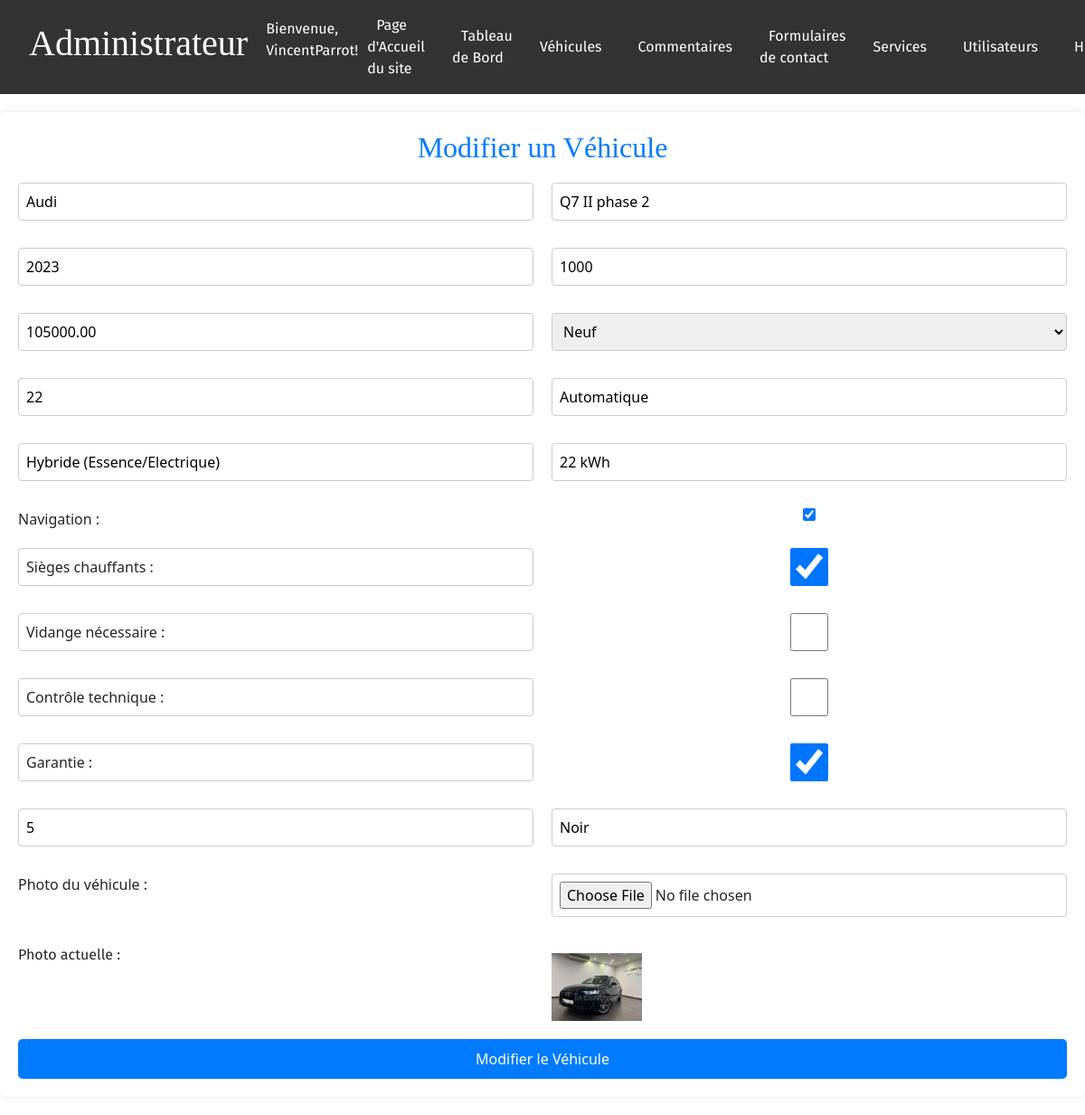
Page /admin/edit_car.php?id=54 (signed in) on the committed database.
### tables this page shows
CREATE TABLE IF NOT EXISTS `vehicles` (
  `id` int(11) NOT NULL AUTO_INCREMENT,
  `brand` varchar(255) DEFAULT NULL,
  `model` varchar(255) DEFAULT NULL,
  `year` int(11) DEFAULT NULL,
  `mileage` int(11) DEFAULT NULL,
  `price` decimal(10,2) DEFAULT NULL,
  `condition` varchar(255) DEFAULT NULL,
  `power` int(11) DEFAULT NULL,
  `transmission` varchar(50) DEFAULT NULL,
  `fuel` varchar(50) DEFAULT NULL,
  `consumption` varchar(20) DEFAULT NULL,
  `navigation` tinyint(1) DEFAULT NULL,
  `heated_seats` tinyint(1) DEFAULT NULL,
  `oil_change` varchar(1) DEFAULT NULL,
  `technical_control` varchar(1) DEFAULT NULL,
  `warranty` tinyint(1) DEFAULT NULL,
  `number_doors` int(11) DEFAULT NULL,
  `color` varchar(50) DEFAULT NULL,
  `photo_url` varchar(255) DEFAULT NULL,
  `created_at` timestamp NULL DEFAULT current_timestamp(),
  PRIMARY KEY (`id`)
);

### admin/edit_car.php (the view, shortened to what this page needs)
<?php
require_once '../includes/db.php';
$vehicleId = isset($_GET['id']) ? intval($_GET['id']) : 0;
$vehicleData = [
    'brand' => '', 'model' => '', 'year' => '', 'mileage' => '', 'price' => '',
    'condition' => '', 'power' => '', 'transmission' => '', 'fuel' => '',
    'consumption' => '', 'navigation' => 0, 'heated_seats' => 0, 'oil_change' => 0,
    'technical_control' => 0, 'warranty' => 0, 'number_doors' => '', 'color' => '',
    'photo_url' => ''
];
if ($_SERVER['REQUEST_METHOD'] == 'POST') {
    $brand = htmlspecialchars($_POST['brand']);
    $model = htmlspecialchars($_POST['model']);
    $year = htmlspecialchars($_POST['year']);
    $mileage = htmlspecialchars($_POST['mileage']);
    $price = htmlspecialchars($_POST['price']);
    $condition = htmlspecialchars($_POST['condition']);
    $power = htmlspecialchars($_POST['power']);
    $transmission = htmlspecialchars($_POST['transmission']);
    $fuel = htmlspecialchars($_POST['fuel']);
    $consumption = htmlspecialchars($_POST['consumption']);
    $navigation = isset($_POST['navigation']) ? 1 : 0;
    $heated_seats = isset($_POST['heated_seats']) ? 1 : 0;
    $oil_change = isset($_POST['oil_change']) ? 1 : 0;
    $technical_control = isset($_POST['technical_control']) ? 1 : 0;
    $warranty = isset($_POST['warranty']) ? 1 : 0;
    $number_doors = htmlspecialchars($_POST['number_doors']);
    $color = htmlspecialchars($_POST['color']);
    $photo_url = $vehicleData['photo_url'];
    if (isset($_FILES['photo_url']) && $_FILES['photo_url']['size'] > 0) {
    }
    try {
        $stmt = $conn->prepare("UPDATE vehicles SET brand = ?, model = ?, year = ?, mileage = ?, price = ?, `condition` = ?, power = ?, transmission = ?, fuel = ?, consumption = ?, navigation = ?, heated_seats = ?, oil_change = ?, technical_control = ?, warranty = ?, number_doors = ?, color = ?" . (!empty($photo_url) ? ", photo_url = ?" : "") . " WHERE id = ?");
        $params = [
            $brand, $model, $year, $mileage, $price, $condition, $power, $transmission, $fuel,
            $consumption, $navigation, $heated_seats, $oil_change, $technical_control, $warranty,
            $number_doors, $color
        ];
        if (!empty($photo_url)) {
            $params[] = $photo_url;
        }
        $params[] = $vehicleId;
        $stmt->execute($params);
        header("Location: manage_cars.php");
        exit;
    } catch (PDOException $e) {
        $_SESSION['error_message'] = "Erreur lors de la modification du véhicule : " . $e->getMessage();
        header("Location: edit_car.php?id=$vehicleId");
        exit;
    }
} else {
    try {
        $stmt = $conn->prepare("SELECT * FROM vehicles WHERE id = ?");
        $stmt->execute([$vehicleId]);
        $vehicleData = $stmt->fetch();
    } catch (PDOException $e) {
        $_SESSION['error_message'] = "Erreur lors de la récupération des détails du véhicule : " . $e->getMessage();
        header("Location: manage_cars.php");
        exit;
    }
}
require_once '../includes/admin_header.php';
?>
<!DOCTYPE html>
<html lang="fr">
<head>
    <link rel="stylesheet" href="../css/global.css">
    <link rel="stylesheet" href="../css/admin.css">
    <link href="https://stackpath.bootstrapcdn.com/bootstrap/5.2.3/css/bootstrap.min.css" rel="stylesheet">
</head>
<body>
    <main>
        <section class="edit-car-section">
            <h2>Modifier un Véhicule</h2>
            <form action="edit_car.php?id=<?= $vehicleId; ?>" method="post" enctype="multipart/form-data">
                <input type="text" name="brand" placeholder="Marque" value="<?= isset($vehicleData['brand']) ? htmlspecialchars($vehicleData['brand']) : ''; ?>" required>
                <input type="text" name="model" placeholder="Modèle" value="<?= isset($vehicleData['model']) ? htmlspecialchars($vehicleData['model']) : ''; ?>" required>
                <input type="number" name="year" placeholder="Année" value="<?= isset($vehicleData['year']) ? htmlspecialchars($vehicleData['year']) : ''; ?>" required>
                <input type="number" name="mileage" placeholder="Kilométrage" value="<?= isset($vehicleData['mileage']) ? htmlspecialchars($vehicleData['mileage']) : ''; ?>" required>
                <input type="number" name="price" placeholder="Prix" value="<?= isset($vehicleData['price']) ? htmlspecialchars($vehicleData['price']) : ''; ?>" required>
                <select name="condition" required>
                    <option value="Neuf" <?= isset($vehicleData['condition']) && $vehicleData['condition'] == 'Neuf' ? 'selected' : ''; ?>>Neuf</option>
                </select>
                <input type="number" name="power" placeholder="Puissance (CV)" value="<?= isset($vehicleData['power']) ? htmlspecialchars($vehicleData['power']) : ''; ?>" required>
                <input type="text" name="transmission" placeholder="Transmission" value="<?= isset($vehicleData['transmission']) ? htmlspecialchars($vehicleData['transmission']) : ''; ?>" required>
                <input type="text" name="fuel" placeholder="Carburant" value="<?= isset($vehicleData['fuel']) ? htmlspecialchars($vehicleData['fuel']) : ''; ?>" required>
                <input type="text" name="consumption" placeholder="Consommation /100km (Rajouter L ou kWh)" value="<?= isset($vehicleData['consumption']) ? htmlspecialchars($vehicleData['consumption']) : ''; ?>" required>
                <label for="navigation">Navigation :</label>
                <input type="checkbox" name="navigation" id="navigation" <?= isset($vehicleData['navigation']) && $vehicleData['navigation'] == 1 ? 'checked' : ''; ?>>
                <label for="heated_seats">Sièges chauffants :</label>
                <input type="checkbox" name="heated_seats" id="heated_seats" <?= isset($vehicleData['heated_seats']) && $vehicleData['heated_seats'] == 1 ? 'checked' : ''; ?>>
                <label for="oil_change">Vidange nécessaire :</label>
                <input type="checkbox" name="oil_change" id="oil_change" <?= isset($vehicleData['oil_change']) && $vehicleData['oil_change'] == 1 ? 'checked' : ''; ?>>
                <label for="technical_control">Contrôle technique :</label>
                <input type="checkbox" name="technical_control" id="technical_control" <?= isset($vehicleData['technical_control']) && $vehicleData['technical_control'] == 1 ? 'checked' : ''; ?>>
                <label for="warranty">Garantie :</label>
                <input type="checkbox" name="warranty" id="warranty" <?= isset($vehicleData['warranty']) && $vehicleData['warranty'] == 1 ? 'checked' : ''; ?>>
                <input type="number" name="number_doors" placeholder="Nombre de portes" value="<?= isset($vehicleData['number_doors']) ? htmlspecialchars($vehicleData['number_doors']) : ''; ?>" required>
                <input type="text" name="color" placeholder="Couleur" value="<?= isset($vehicleData['color']) ? htmlspecialchars($vehicleData['color']) : ''; ?>" required>
                <label for="photo_url">Photo du véhicule :</label>
                <input type="file" name="photo_url" id="photo_url">
                <?php if (!empty($vehicleData['photo_url'])): ?>
                    <p>Photo actuelle :</p>
                    <img src="<?= $vehicleData['photo_url'] ?>" alt="<?= isset($vehicleData['brand']) && isset($vehicleData['model']) ? htmlspecialchars($vehicleData['brand'] . ' ' . $vehicleData['model']) : ''; ?>" width="100">
                <?php endif; ?>
                <button type="submit" name="submit">Modifier le Véhicule</button>
            </form>
        </section>
    </main>
</body>
</html>

### css/global.css (style rules this page uses)
body, html { margin: 0; padding: 0; font-family: 'Fira Sans', sans-serif; overflow-x: hidden; overflow-y: auto; }
h1, h2, h3, h4, h5, h6 { font-family: 'Playfair Display', serif; font-weight: 700; }
p, li, a { font-family: 'Fira Sans', sans-serif; }

### css/admin.css (style rules this page uses)
.admin-cars-management h1, h2 { color: #007bff; text-align: center; margin-bottom: 1rem; }
.edit-car-section { background: #fff; padding: 20px; border-radius: 8px; box-shadow: 0 0 10px rgba(0,0,0,0.1); margin-top: 20px; margin-bottom: 20px; }
.edit-car-section h2 { color: #007bff; text-align: center; margin-bottom: 20px; }
.edit-car-section form { display: grid; grid-template-columns: 1fr 1fr; grid-gap: 20px; }
.edit-car-section form input[type="text"], .edit-car-section form input[type="number"], .edit-car-section form input[type="file"], .edit-car-section form select, .edit-car-section form input[type="checkbox"] + label { width: 100%; padding: 8px; margin-bottom: 10px; border: 1px solid #ccc; border-radius: 4px; }
.edit-car-section form input[type="checkbox"] { margin-bottom: 10px; }
.edit-car-section form button { grid-column: 1 / -1; padding: 10px 0; background-color: #007bff; color: white; border: none; border-radius: 5px; cursor: pointer; }
.edit-car-section img { margin-top: 10px; max-width: 100px; height: auto; }

### rows in the picture
vehicles: brand "Audi", model "Q7 II phase 2", year "2023", mileage "1000", price "105000.00", power "22", transmission "Automatique", fuel "Hybride (Essence/Electrique)", consumption "22 kWh", navigation "☑", heated_seats "☑", warranty "☑", number_doors "5", color "Noir", photo_url (picture)

### other values in the picture
$pageTitle "Administrateur"
$username "VincentParrot"
